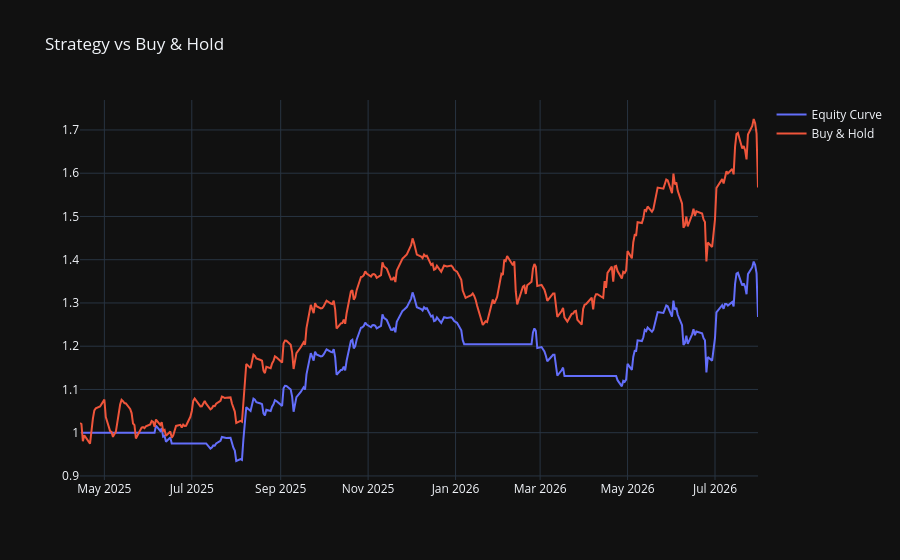

Source (notebook cell):
### Code cell
fig = go.Figure()
fig.add_trace(go.Scatter(x=sma_strategy.index,y=sma_strategy['Equity_Curve'],name='Equity Curve',mode='lines'))
fig.add_trace(go.Scatter(x=sma_strategy.index,y=sma_strategy['Buy_Hold'],name='Buy & Hold',mode='lines'))
fig.update_layout(title='Strategy vs Buy & Hold',
                  template='plotly_dark')
fig.show()

### Figure 1 — Plotly figure (JSON) as saved in the notebook; plotly's stock layout.template omitted (floating-point values rounded to 4 significant figures; data arrays with more than 128 entries replaced by an {"elided": "..."} marker saying what was removed)
{"data": [{"mode": "lines", "name": "Equity Curve", "type": "scatter", "x": {"elided": "326 str values"}, "y": {"elided": "326 float values"}}, {"mode": "lines", "name": "Buy & Hold", "type": "scatter", "x": {"elided": "326 str values"}, "y": {"elided": "326 float values"}}], "layout": {"title": {"text": "Strategy vs Buy & Hold"}}}
